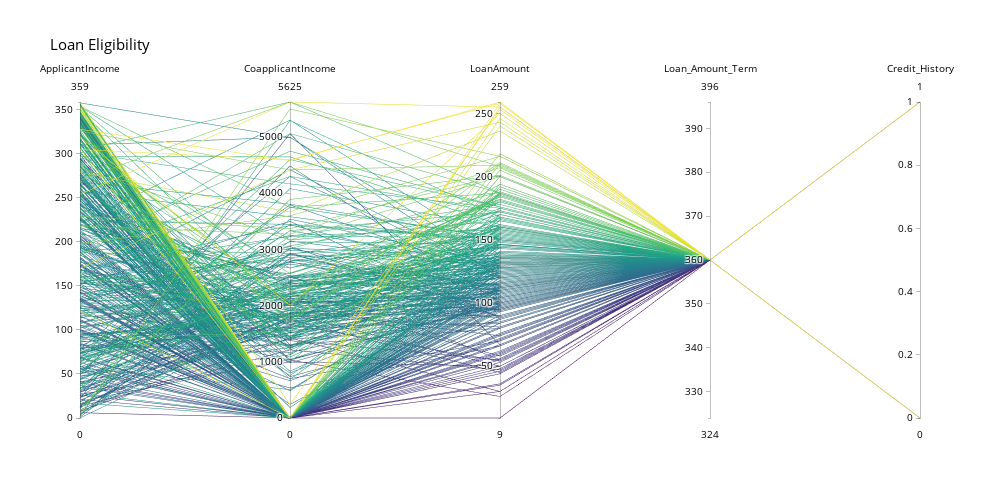

The notebook cell this image was saved under:
### Code cell
import pandas as pd
import plotly.graph_objects as go

# DataFrame containing the numeric columns
numeric_cols = ['ApplicantIncome', 'CoapplicantIncome', 'LoanAmount', 'Loan_Amount_Term', 'Credit_History']

# Create a list of dimensions for parallel coordinates plot
dimensions = []
for col in numeric_cols:
    dimensions.append(dict(label=col, values=data[col]))

# Create parallel coordinates plot using Graph Objects
fig = go.Figure(data=go.Parcoords(line=dict(color=data['LoanAmount'], colorscale='Viridis'),
                                  dimensions=dimensions))

# Update figure layout
fig.update_layout(
    title="Loan Eligibility",
    title_font_size=15,
    xaxis_title="Attributes",
    yaxis_title="Values",
    font=dict(size=12, color="black"),
    width=1000,
    height=500
)

fig.show()

### Figure 1 — Plotly figure (JSON) as saved in the notebook; plotly's stock layout.template omitted (floating-point values rounded to 4 significant figures; data arrays with more than 128 entries replaced by an {"elided": "..."} marker saying what was removed)
{"data": [{"dimensions": [{"label": "ApplicantIncome", "values": {"elided": "433 int values"}}, {"label": "CoapplicantIncome", "values": {"elided": "433 float values"}}, {"label": "LoanAmount", "values": {"elided": "433 float values"}}, {"label": "Loan_Amount_Term", "values": {"elided": "433 int values"}}, {"label": "Credit_History", "values": {"elided": "433 int values"}}], "line": {"color": {"elided": "433 float values"}, "colorscale": [[0, "#440154"], [0.1111, "#482878"], [0.2222, "#3e4989"], [0.3333, "#31688e"], [0.4444, "#26828e"], [0.5556, "#1f9e89"], [0.6667, "#35b779"], [0.7778, "#6ece58"], [0.8889, "#b5de2b"], [1, "#fde725"]]}, "type": "parcoords"}], "layout": {"font": {"color": "black", "size": 12}, "height": 500, "title": {"font": {"size": 15}, "text": "Loan Eligibility"}, "width": 1000, "xaxis": {"title": {"text": "Attributes"}}, "yaxis": {"title": {"text": "Values"}}}}
